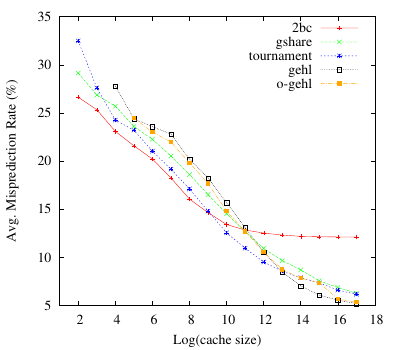

Generate this figure with gnuplot:
set terminal postscript eps enhanced font "Times-Roman" 20
set size 0.8, 1.0
set output "graph1-acc.eps"

set xrange[1:18]
set yrange[5:35]

set xlabel "Log(cache size)"
set ylabel "Avg. Misprediction Rate (%)"
#set title "Graph 1 Accuracy"

plot 'graph1.dat' using ($1):($2) title '2bc' with linespoints lc rgbcolor 'red',\
               '' using ($1):($4) title 'gshare' with linespoints lc rgbcolor 'green',\
               '' using ($1):($6) title 'tournament' with linespoints lc rgbcolor 'blue',\
               '' using ($1):($8) title 'gehl' with linespoints lc rgbcolor 'black',\
               '' using ($1):($10) title 'o-gehl' with linespoints lc rgbcolor 'orange'
